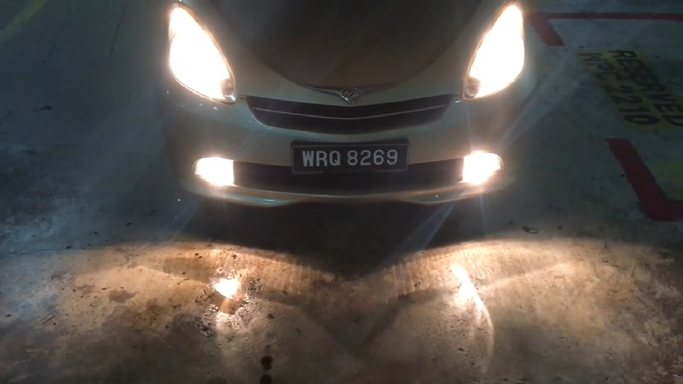
#> input picture IP/BoomGateCamera/carPlateImg2.png, 1366 x 768 px (shown at 1/2 size)
$ python bgCameraDraft1.py   (older library calls are emulated)
#> lines starting #> are read from the running program, lines starting #| are printed output that depends on the picture; after the words box and inside, x2 and y2 are one past the last pixel; in counts of white or black regions, pixels touching at a corner belong together
'''
use cv2.imshow(<filename>, imgVariable) to see the image.
make sure to include cv2.waitKey(0) at the end of the program.

For actual usage, dont use cv2.imshow along with cv2.waitKey(0) because it jams the program.
Instead, to use the images, just use cv2.imwrite(<filepath>, imgVar).

'''
import cv2
import argparse as ap
import numpy as np
def createBlankImg(width, height, rgb_color=(0,0,0)):
    image = np.zeros((width, height, 3), np.uint8)
    color = tuple(reversed(rgb_color))
    image[:] = color
    return image

def detectSquare(cnt):
    peri = cv2.arcLength(cnt, True)
    approx = cv2.approxPolyDP(cnt, 0.04*peri, True)
    if len(approx)== 4:
        return True
    return False

def showResized(imgName, img, newSize=(720, 560)):
    tmp = img.copy()
    resized = cv2.resize(tmp, newSize)
    cv2.imshow(imgName, resized)


def filterForSquares(cnts):
    sqCnts = []
    for i in range (len(cnts)):
        cnt = cnts[i]
        if detectSquare(cnt):
            sqCnts.append(cnt)
    #code below is relatively useless - was used for debug purposes.
    outsider = []
    for i in range (len(cnts)):
        exist = False
        for j in range (len(sqCnts)):
            if np.array_equal(cnts[i], sqCnts[j]):
                exist = True
                break
        if not exist:
            outsider.append(cnts[i])

    return [sqCnts, outsider]

def cropBottomHalf(img):
    half = int(img.shape[0]//2)
    cropped = img[half:]
    return cropped

def extractContours(img):
    im2, cnts, hier = cv2.findContours(img, cv2.RETR_EXTERNAL, cv2.CHAIN_APPROX_SIMPLE)
    return cnts

def getCanny(img):
    edges = cv2.Canny(img, 50, 200)
    return edges

def createBlankImg(width, height, rgb_color=(0,0,0)):
    image = np.zeros((width, height, 3), np.uint8)
    color = tuple(reversed(rgb_color))
    image[:] = color
    return image

def cropRegion(img, p1, p2, p3, p4):
    region = []
    rowRegion = img[p1:p3]
    for i in range (len(rowRegion)):
        currRow = rowRegion[i]
        region.append(currRow[p2:p4])
    #region = rowRegion[p2:p4]

    return np.array(region, np.uint8)
if __name__ == "__main__":
    carPlateImg = cv2.imread("carPlateImg2.png")
#> carPlateImg is the input picture: shape (768, 1366, 3); mean B, G, R 75.7, 81, 87
    gray = cv2.cvtColor(carPlateImg, cv2.COLOR_BGR2GRAY)

    showResized("Original", carPlateImg)
    showResized("Gray", gray)

    #--Notes: clahe is supposedly better at bringing more balance foregrounds
    #we dont really need this for now because the headlights of cars are too bright.
    #we would rather have an overexposed foreground as long as we can clearly see the number plate.
    #CLAHE histogram equalization.
    clahe = cv2.createCLAHE(clipLimit=2.0, tileGridSize=(8,8))
    claheImg = clahe.apply(gray)
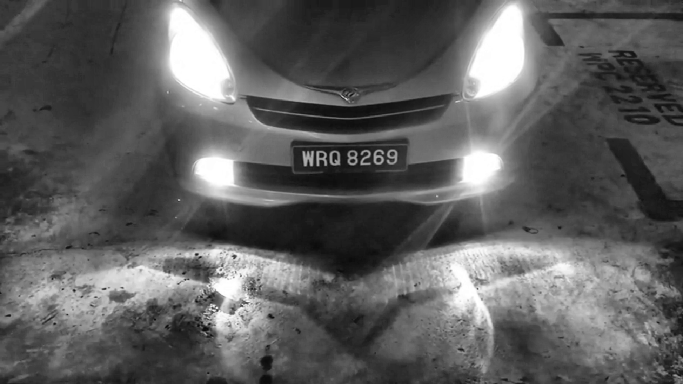
#> claheImg: shape (768, 1366) (shown at 1/2 size); min 7, max 255, mean 93.7
    showResized("Clahe-d", claheImg)
#> call 3 of showResized, with imgName = 'Clahe-d', newSize = (720, 560)
#> in showResized (call 3), `resized = cv2.resize(tmp, newSize)`:
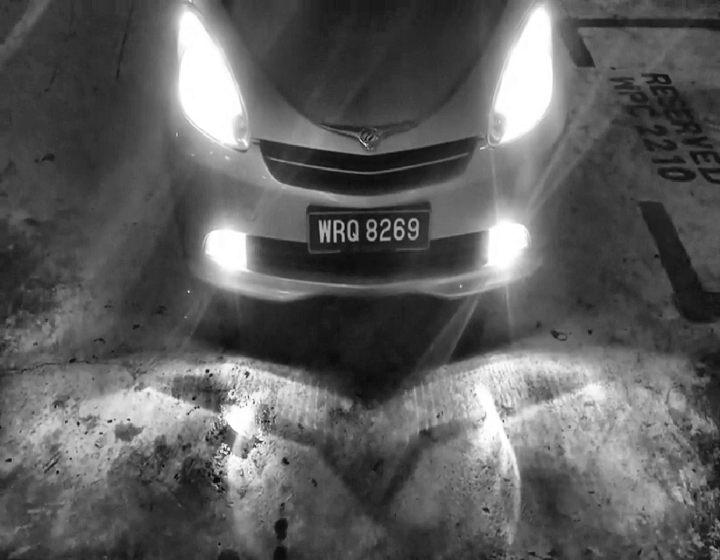
#> resized: shape (560, 720); min 9, max 255, mean 93.6

    vis = carPlateImg.copy()
    #Create MSER
    mser = cv2.MSER_create()
    #--MSER algo.

    clVis = carPlateImg.copy()
    clRegions, _ = mser.detectRegions(claheImg)
#> clRegions = 442 items
    clHulls = [cv2.convexHull(p.reshape(-1, 1, 2)) for p in clRegions]
#> clHulls = 442 contours; largest, box (x1, y1, x2, y2) and area: (367, 494, 580, 666) 23673, (367, 494, 580, 666) 23571, (381, 287, 682, 410) 22128, (381, 288, 679, 410) 21604, (381, 288, 677, 410) 20392
    cv2.polylines(clVis, clHulls, 1, (0,255,0))
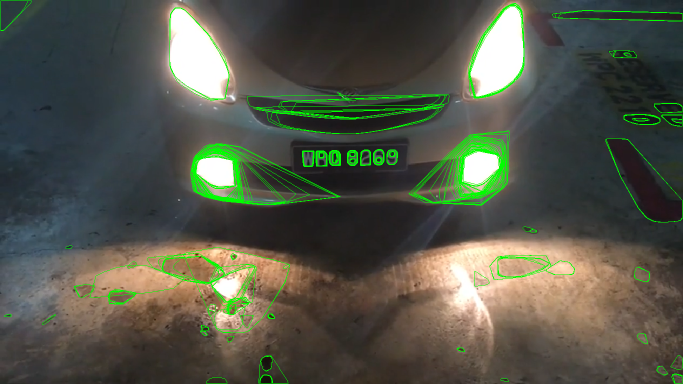
#> clVis: shape (768, 1366, 3) (shown at 1/2 size); 3.28% of pixels changed, all inside (x1, y1, x2, y2) = (1, 1, 1365, 767)
    showResized("Clahe MSER Region", clVis)
    #NOTE: from sample image, CLAHE seems to produce better results (with MSER) than standard Histogram equlization as mentioned in the paper.

    gFiltered = cv2.GaussianBlur(gray, (21,21), 0)
    showResized("Blurred", gFiltered)

    #find canny.
    cannyImg = getCanny(gray)
#> in getCanny, `edges = cv2.Canny(img, 50, 200)`:
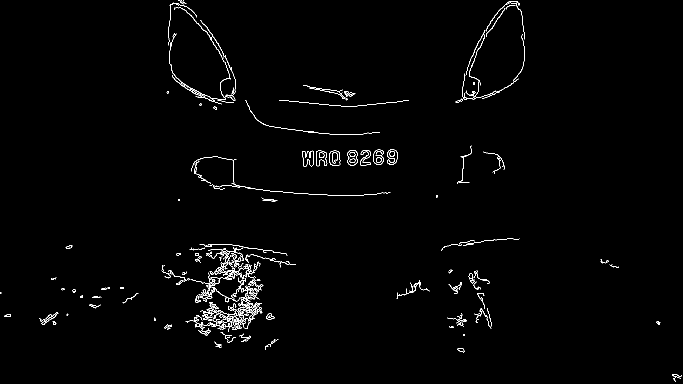
#> edges: shape (768, 1366) (shown at 1/2 size); 1.2% white in thin lines or dots
    showResized("Canned", cannyImg)
    cv2.imwrite("mserRegion.jpg", clVis)
    cv2.imwrite("canned.jpg", cannyImg)

    #dilate mser regions.
    kernel = np.ones((3,3), np.uint8)
    dilate = cv2.dilate(clVis, kernel, iterations = 3)
    showResized("Dilated mser", dilate)
    cannyDilated = getCanny(dilate)
#> in getCanny (call 2), `edges = cv2.Canny(img, 50, 200)`:
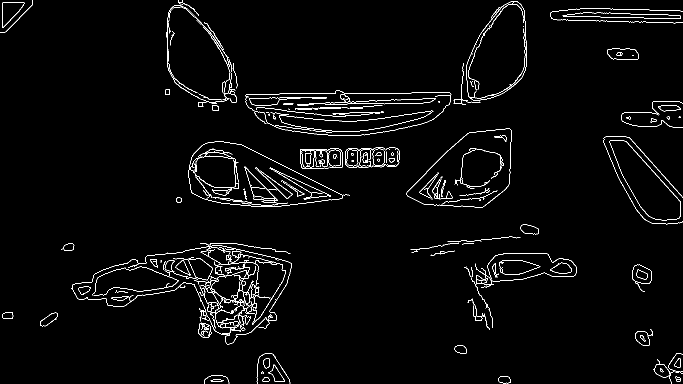
#> edges: shape (768, 1366) (shown at 1/2 size); 2.4% white in thin lines or dots
    im2, cnts, hier = cv2.findContours(cannyDilated, cv2.RETR_EXTERNAL, cv2.CHAIN_APPROX_SIMPLE)
#> cnts = 112 contours, 66 with area under 20; largest, box (x1, y1, x2, y2) and area: (142, 490, 584, 689) 41808, (491, 181, 903, 272) 27699, (377, 283, 700, 414) 25192, (813, 257, 1023, 415) 22120, (932, 2, 1053, 201) 17050
    tapedOnImg = carPlateImg.copy()
    filteredCnts, remd = filterForSquares(cnts)
#> the loop in filterForSquares, `for i in range (len(cnts)):` made 112 passes
#> after the loop in filterForSquares, `for i in range (len(cnts)):`: sqCnts = 32 contours, 11 with area under 20; largest, box (x1, y1, x2, y2) and area: (142, 490, 584, 689) 41808, (377, 283, 700, 414) 25192, (932, 2, 1053, 201) 17050, (600, 297, 686, 338) 3122, (1214, 97, 1278, 120) 1206
#> the loop in filterForSquares, `for i in range (len(cnts)):` made 112 passes
#> after the loop in filterForSquares, `for i in range (len(cnts)):`: outsider = 80 contours, 55 with area under 20; largest, box (x1, y1, x2, y2) and area: (491, 181, 903, 272) 27699, (813, 257, 1023, 415) 22120, (999, 520, 1081, 550) 1660, (1125, 25, 1361, 38) 1620, (1264, 529, 1304, 584) 1173
#> filteredCnts has the same summary as sqCnts in filterForSquares; remd has the same summary as outsider in filterForSquares
    filteredCntImg = createBlankImg(dilate.shape[0], dilate.shape[1])
    for i in range (len(filteredCnts)):
        x,y,w,h = cv2.boundingRect(filteredCnts[i])
        cv2.rectangle(tapedOnImg,(x,y), (x+w,y+h),(0,255,0),2)
#> this loop made 32 passes
#> (x, y, w, h) on passes 1 to 12: (1351, 753, 10, 10), (997, 753, 24, 14), (537, 729, 33, 35), (1348, 716, 13, 19), (909, 691, 25, 17), (396, 645, 27, 31), (5, 624, 22, 14), (928, 533, 15, 22), (142, 490, 442, 199), (122, 487, 27, 15), (353, 395, 10, 10), (774, 328, 17, 3)
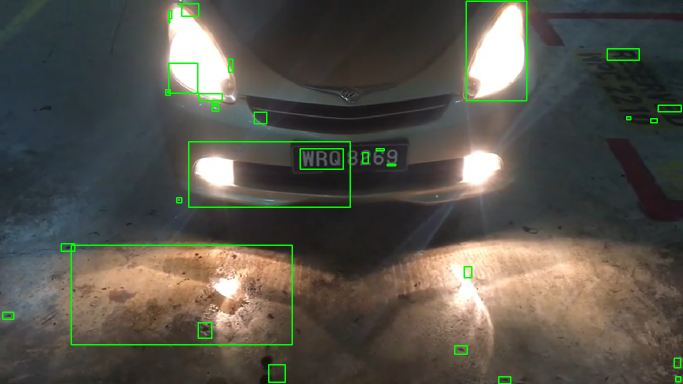
#> tapedOnImg: shape (768, 1366, 3) (shown at 1/2 size); 1.47% of pixels changed, all inside (x1, y1, x2, y2) = (4, 1, 1364, 768)
    showResized("Bounding rects", tapedOnImg)
#> in showResized (call 8), `resized = cv2.resize(tmp, newSize)`:
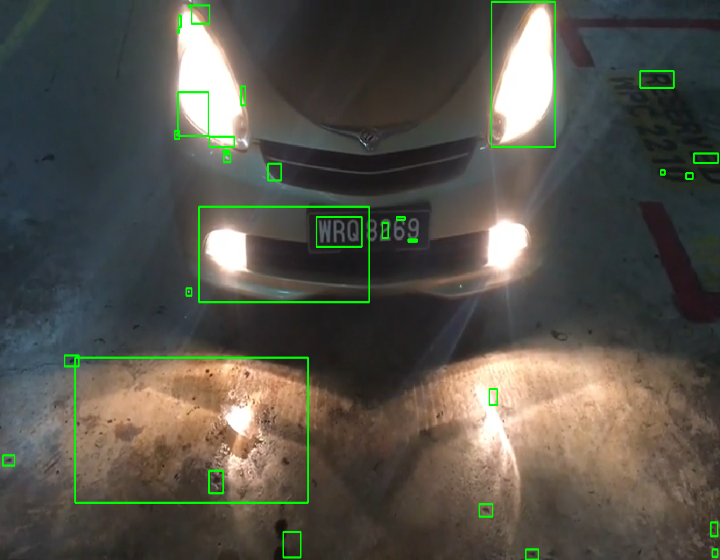
#> resized: shape (560, 720, 3); mean B, G, R 74.4, 83.4, 85.5

    cv2.waitKey(0)
